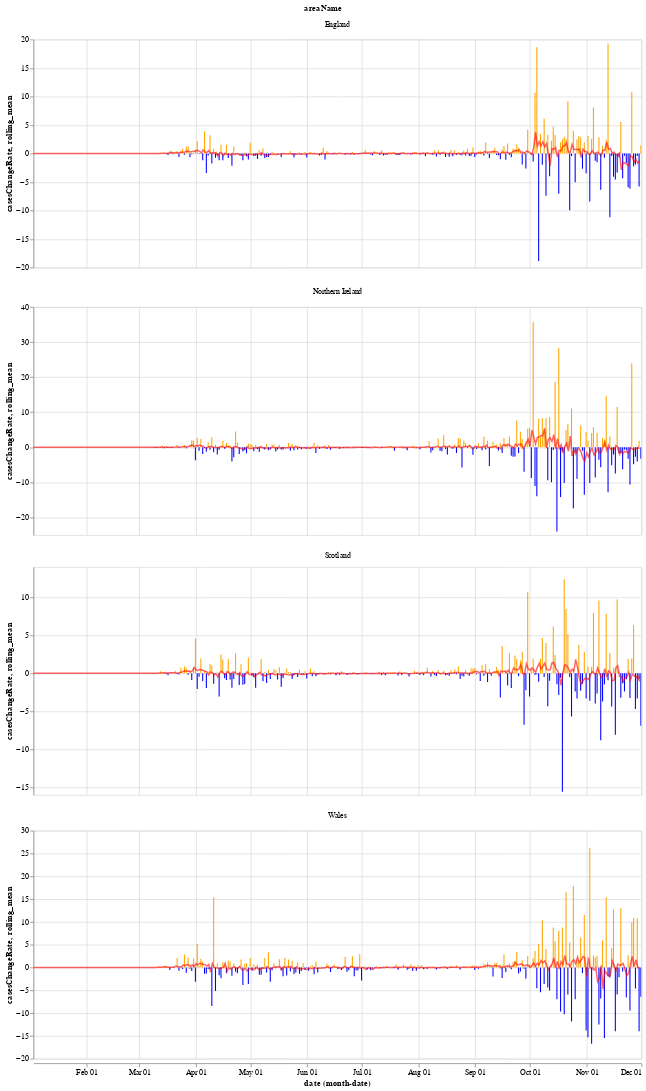

This figure's notebook cell:
### Markdown cell above
We will use the Python library `Altair` for visualising the data, see the [altair docs](https://altair-viz.github.io/) for more information.

First we have a graph which shows the daily change in the number of new cases for each country. This number jumps up and down all over the place, which is likely due to delay in reporting of new cases over the weekend. Another interesting thing is that it looks like the daily cases in Wales experienced a much shorter period of calm over the summer (calm in the sense of daily cases not jumping up and down).

The orange bars are days when the number of new cases (per 100k population) was more than the previous day, while the blue are days when the number of new cases dropped. The red line is the 7 day moving average. 

When the moving average line is below 0, it means that there is a consistent drop in new cases. We can see this clearly happening around the times that lockdowns were introduced (though, to varying degrees). I will update the graphs soon with a marker of when each lockdown started.

### Code cell
# collapse
import altair as alt

bars = alt.Chart(uk_cases).mark_bar().encode(
    x="monthdate(date):T",
    y="casesChangeRate:Q",
    tooltip='casesChange',
    color=alt.condition(
        alt.datum.casesChangeRate > 0,
        alt.value("orange"),  # The positive color
        alt.value("blue")  # The negative color
    )
).properties(width=800).interactive()

line = alt.Chart(uk_cases).mark_line(
    color='red',
    size=2,
    opacity=0.6
).transform_window(
    rolling_mean='mean(casesChangeRate)',
    frame=[0, 7],
    groupby=['areaName']
).encode(
    x='monthdate(date):T',
    y='rolling_mean:Q'
)

alt.layer(bars,line, data=uk_cases).facet(alt.Column('areaName'), columns=1).resolve_scale(y='independent')

### Figure 1 — Vega-Lite specification as saved in the notebook (floating-point values rounded to 4 significant figures; data arrays with more than 128 entries replaced by an {"elided": "..."} marker saying what was removed)
{"config": {"view": {"continuousWidth": 400, "continuousHeight": 300}}, "data": {"name": "data-5781a2c203d79ae16eb00a732732ab2f"}, "facet": {"type": "nominal", "field": "areaName"}, "spec": {"layer": [{"mark": "bar", "encoding": {"color": {"condition": {"value": "orange", "test": "(datum.casesChangeRate > 0)"}, "value": "blue"}, "tooltip": {"type": "quantitative", "field": "casesChange"}, "x": {"type": "temporal", "field": "date", "timeUnit": "monthdate"}, "y": {"type": "quantitative", "field": "casesChangeRate"}}, "selection": {"selector046": {"type": "interval", "bind": "scales", "encodings": ["x", "y"]}}, "width": 800}, {"mark": {"type": "line", "color": "red", "opacity": 0.6, "size": 2}, "encoding": {"x": {"type": "temporal", "field": "date", "timeUnit": "monthdate"}, "y": {"type": "quantitative", "field": "rolling_mean"}}, "transform": [{"window": [{"op": "mean", "field": "casesChangeRate", "as": "rolling_mean"}], "frame": [0, 7], "groupby": ["areaName"]}]}]}, "columns": 1, "resolve": {"scale": {"y": "independent"}}, "$schema": "https://vega.github.io/schema/vega-lite/v4.8.1.json", "datasets": {"data-5781a2c203d79ae16eb00a732732ab2f": {"elided": "1332 records"}}}
